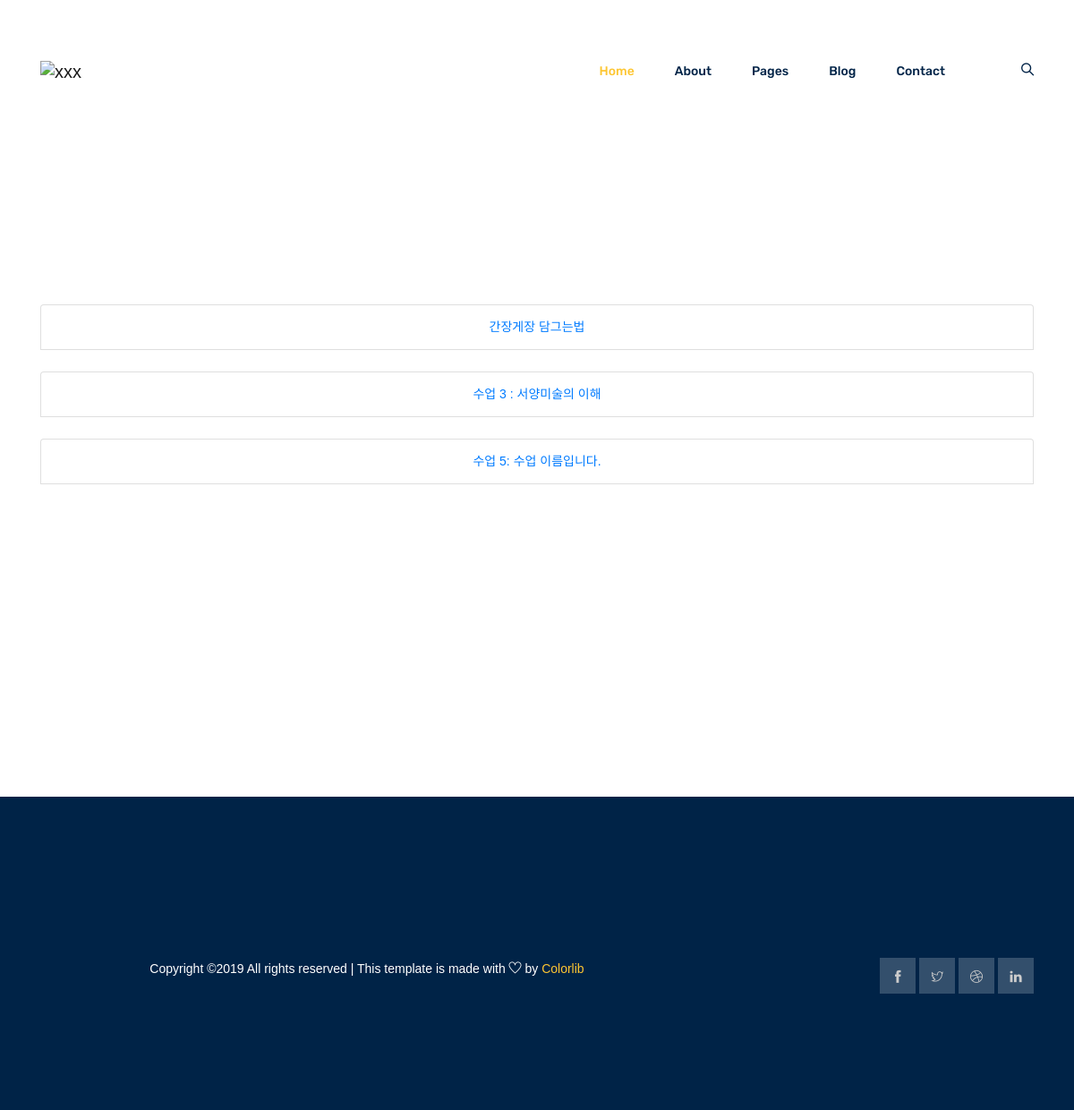
The app's page /home/ (signed in) with its own data.
### lessons/models.py (models this page shows, shortened)
class TimeStampedModel(models.Model):
    created_at = models.DateTimeField(auto_now_add=True)
    updated_at = models.DateTimeField(auto_now=True)
    class Meta:
        abstract = True

class Lesson(TimeStampedModel):
    teacher = models.ForeignKey(User, on_delete=models.CASCADE)
    name = models.CharField(max_length=200)

### users/views.py (the view)
# urls.py: path('', views.home, name="list"),
@login_required
def home(request):
    user = request.user
    if user.state == 'Teacher':
        lessons = Lesson.objects.filter(teacher=user)
    else:
        lessons = Order.objects.filter(student=user)
    return render(request, 'home.html', {'user': user, 'lessons': lessons})

### users/templates/home.html (shortened to what this page needs)
{% extends 'base.html' %}
{% block content %}
<br>
<br>
<br>
<br>
<!DOCTYPE html PUBLIC "-//W3C//DTD XHTML 1.0 Strict//EN""http://www.w3.org/TR/xhtml1/DTD/xhtml1-strict.dtd">
<html>
<head>
<link rel='stylesheet' type='text/css' href='http://www.blueb.co.kr/data/201010/IJ12872423858253/fullcalendar.css' />
</head>
<body>
</body>
</html>
<div>
{% if user.state == 'Teacher' %}
    {% if lessons.count > 0 %}
    {% for lesson in lessons %}
    <ul class="list-group">
        <li class="list-group-item"><a href="{% url 'classes' %}">{{ lesson.name }}</a></li>
        <br>
    </ul>
    {% endfor %}
    {% else %}
    No Lessons
    {% endif %}
{% else %}
Not teacher, Not student
{% endif %}
</div>
{% endblock %}

### users/templates/home.html (style rules this page uses)
body { margin-top: 40px; text-align: center; font-size: 14px; font-family: "Lucida Grande",Helvetica,Arial,Verdana,sans-serif; }

### records on screen
Lesson: name "간장게장 담그는법"
Lesson: name "수업 3 : 서양미술의 이해"
Lesson: name "수업 5: 수업 이름입니다."
